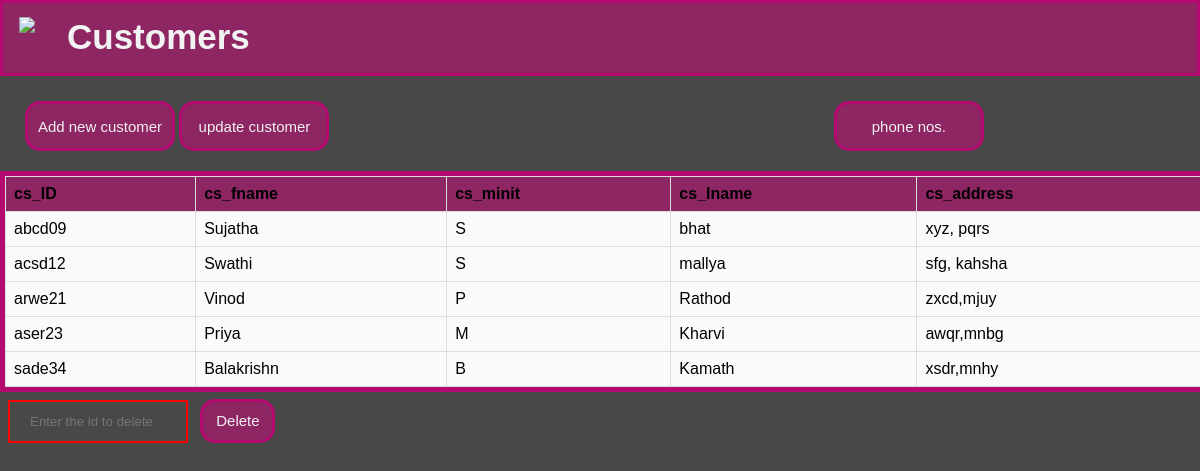
The page /customer.php (signed in) on the database its author committed.
### tables this page shows
CREATE TABLE `customer` (
  `cs_id` varchar(10) NOT NULL,
  `cs_fname` varchar(10) NOT NULL,
  `cs_minit` varchar(10) NOT NULL,
  `cs_lname` varchar(10) NOT NULL,
  `cs_address` varchar(30) NOT NULL
);

### customer.php (the view, shortened to what this page needs)
 <html>
    <head>
</head>
<body>
<div class="topnav">
            <a class="active" href="home.html"><img src="ic_add_pet.png"></a>
            <a href="customer.php">Customers</a>
          </div>
          <div class="custombutton">
<form>
<button   style=" height: 50px;width: 150px;cursor:pointer;border-radius:15px;
border: 3px solid  #b40a70;background-color: #8d2663;color:#f2f2f2;font-size:15px;" formaction="customeradd.php">Add new customer</button>
<button   style=" height: 50px;width: 150px;cursor:pointer;border-radius:15px;
border: 3px solid  #b40a70;background-color: #8d2663;color:#f2f2f2;font-size:15px;" formaction="customerupdate.php">update customer</button>
<button  style="margin-left:500px; height: 50px;width: 150px;cursor:pointer;border-radius:15px;
border: 3px solid  #b40a70;background-color: #8d2663;color:#f2f2f2;font-size:15px;" formaction="phone.php">phone nos.</button>
</form>
</div>
    <?php
$con = mysqli_connect("localhost","root","","Petshop_management");
$var=mysqli_query($con,"select * from customer ");
echo "<table>";
echo "<tr>
<th>cs_ID</th>
<th>cs_fname</th>
<th>cs_minit</th>
<th>cs_lname</th>
<th>cs_address</th>
</tr>";
if(mysqli_num_rows($var)>0){
    while($arr=mysqli_fetch_row($var))
    { echo "<tr>
    <td>$arr[0]</td>
    <td>$arr[1]</td>
    <td>$arr[2]</td>
    <td>$arr[3]</td>
    <td>$arr[4]</td>
    </tr>";}
    echo "</table>";
}
?>
<form action="deletecustomer.php" method="post">
<input  id="dbutton" type="text" name="t1" placeholder="Enter the id to delete" required>
    <input  style="width:75px;height:44px;cursor:pointer;border-radius:15px;
border: 3px solid  #b40a70;background-color: #8d2663;color:#f2f2f2;font-size:15px;"type="submit" value="Delete">
</form>
</body>
</html>

### customer.php (style rules this page uses)
body { margin: 0; font-family: Arial, Helvetica, sans-serif; background: #484848; }
.topnav { overflow: hidden; background-color:#8d2663; height: 70px; border: 3px solid #b40a70; }
.topnav a { float: left; color: #f2f2f2; text-align: center; padding: 14px 16px; text-decoration: none; font-size: 35px; font-weight: bold; }
table { font-family: arial, sans-serif; border-collapse: collapse; outline:#b40a70 solid 5px; width: 100%; margin:5px ; background: #FAFAFA; }
td, th { border: 1px solid #dddddd; text-align: left; padding: 8px; }
th { background-color:#8d2663; }
.custombutton { margin:25px; }
input[type=text] { width: 15%; padding: 12px 20px; margin:8px ; border: 2px solid red; background:transparent; color:#000000; }

### rows shown on the page
customer: cs_id "abcd09", cs_fname "Sujatha", cs_minit "S", cs_lname "bhat", cs_address "xyz, pqrs"
customer: cs_id "acsd12", cs_fname "Swathi", cs_minit "S", cs_lname "mallya", cs_address "sfg, kahsha"
customer: cs_id "arwe21", cs_fname "Vinod", cs_minit "P", cs_lname "Rathod", cs_address "zxcd,mjuy"
customer: cs_id "aser23", cs_fname "Priya", cs_minit "M", cs_lname "Kharvi", cs_address "awqr,mnbg"
customer: cs_id "sade34", cs_fname "Balakrishn", cs_minit "B", cs_lname "Kamath", cs_address "xsdr,mnhy"
